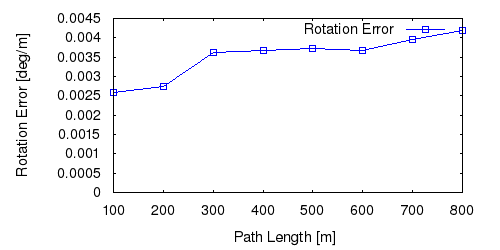

This figure's gnuplot source:
set term postscript eps enhanced color
set output "05_rl.eps"
set size ratio 0.5
set yrange [0:*]
set xlabel "Path Length [m]"
set ylabel "Rotation Error [deg/m]"
plot "05_rl.txt" using 1:($2*57.3) title 'Rotation Error' lc rgb "#0000FF" pt 4 w linespoints
